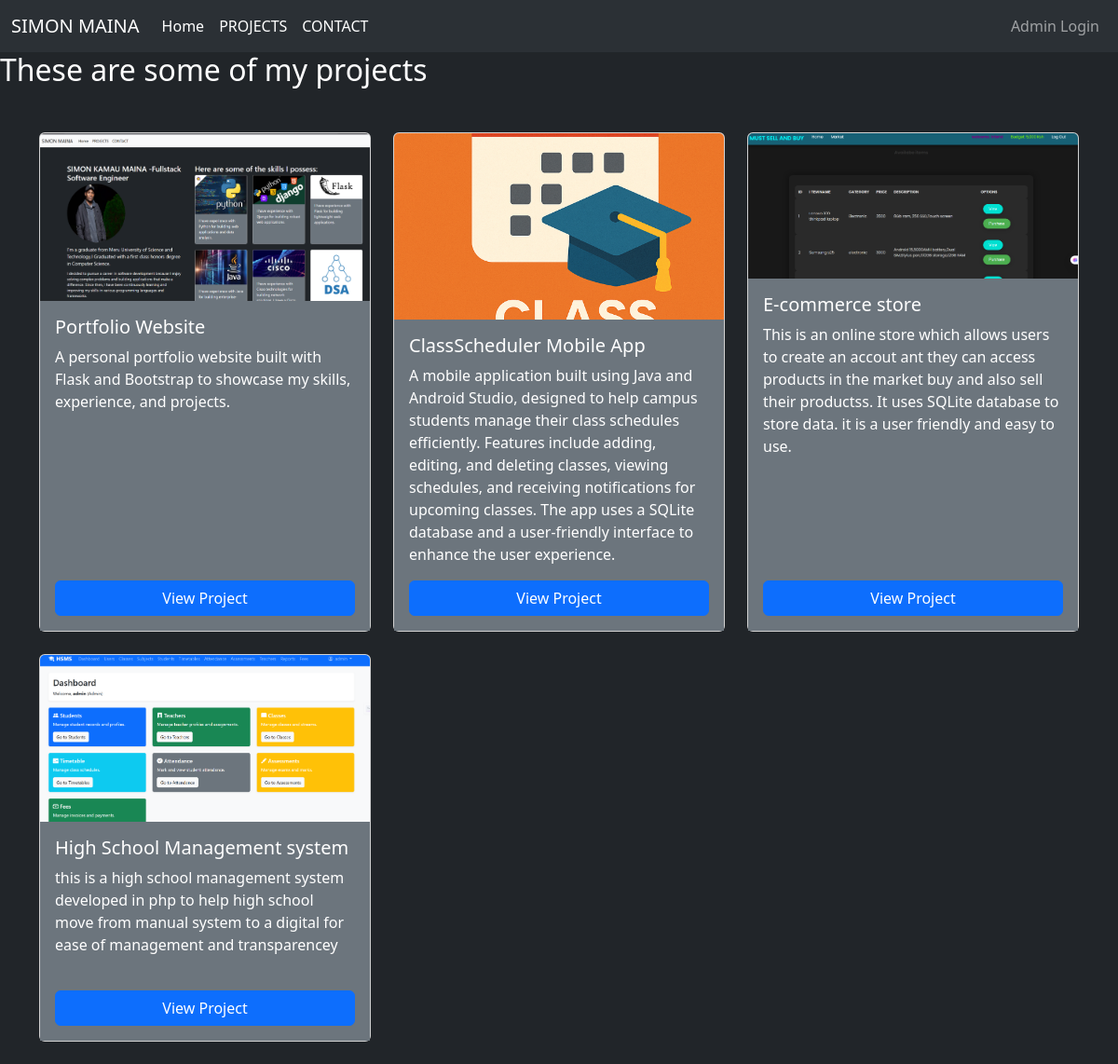
The app's page /projects with its own data.
### models.py (models this page shows)
class Project(db.Model):
    id = db.Column(db.Integer, primary_key=True)
    title = db.Column(db.String(150), nullable=False)
    description = db.Column(db.Text, nullable=False)
    image_file = db.Column(db.String(150), nullable=False, default='default.jpg')
    link = db.Column(db.String(255), nullable=True)

### app.py (the view)
@app.route("/projects")
def projects_page():
    projects = Project.query.all()
    return render_template("projects.html", projects=projects)

### app.py (called while the page is built)
@app.context_processor
def inject_profile():
    profile = Profile.query.first()
    return dict(profile=profile)

### templates/projects.html (shortened to what this page needs)
{% extends "base.html" %}
{% block content %}
<h2>These are some of my projects</h2>
<div class="container mt-5">
  <div class="row">
    {% for project in projects %}
    <div class="col-sm-6 col-md-4 mb-4">
      <div class="card h-100">
        <img src="{{ url_for('static', filename='images/' + project.image_file) }}" class="card-img-top"
          alt="{{ project.title }}" style="height: 200px; object-fit: cover;">
        <div class="card-body bg-secondary text-white h-100 d-flex flex-column">
          <h5 class="card-title">{{ project.title }}</h5>
          <p class="card-text">
            {{ project.description }}
          </p>
          {% if project.link %}
          <a href="{{ project.link }}" class="btn btn-primary mt-auto" target="_blank">View Project</a>
          {% endif %}
        </div>
      </div>
    </div>
    {% endfor %}
  </div>
</div>
{% endblock %}

### static/css/style.css (style rules this page uses)
.card { transition: transform 0.3s ease, box-shadow 0.3s ease; }
.card.h-100 { height: 100%; }

### records on screen
Project: image_file (picture), title "Portfolio Website", description "A personal portfolio website built with Flask and Bootstrap to showcase my skills, experience, and projects."
Project: image_file (picture), title "ClassScheduler Mobile App", description "A mobile application built using Java and Android Studio, designed to help campus students manage their class schedules efficiently. Features include adding, editing, and deleting classes, viewing schedules, and receiving notifications for upcoming classes. The app uses a SQLite database and a user-friendly interface to enhance the user experience."
Project: image_file (picture), title "E-commerce store", description "This is an online store which allows users to create an accout ant they can access products in the market buy and also sell their productss. It uses SQLite database to store data. it is a user friendly and easy to use."
Project: image_file (picture), title "High School Management system", description "this is a high school management system developed in php to help high school move from manual system to a digital for ease of management and transparencey"
